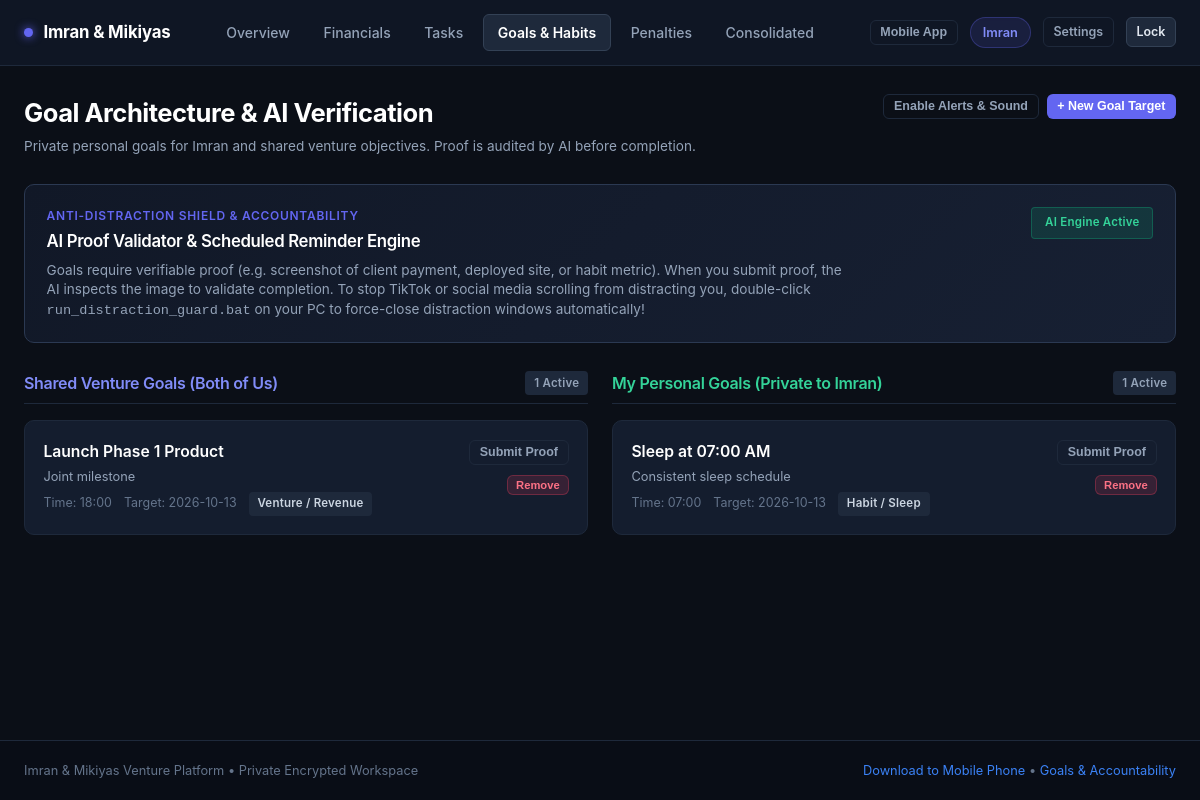
The page /goals (signed in) on the database as committed earlier.
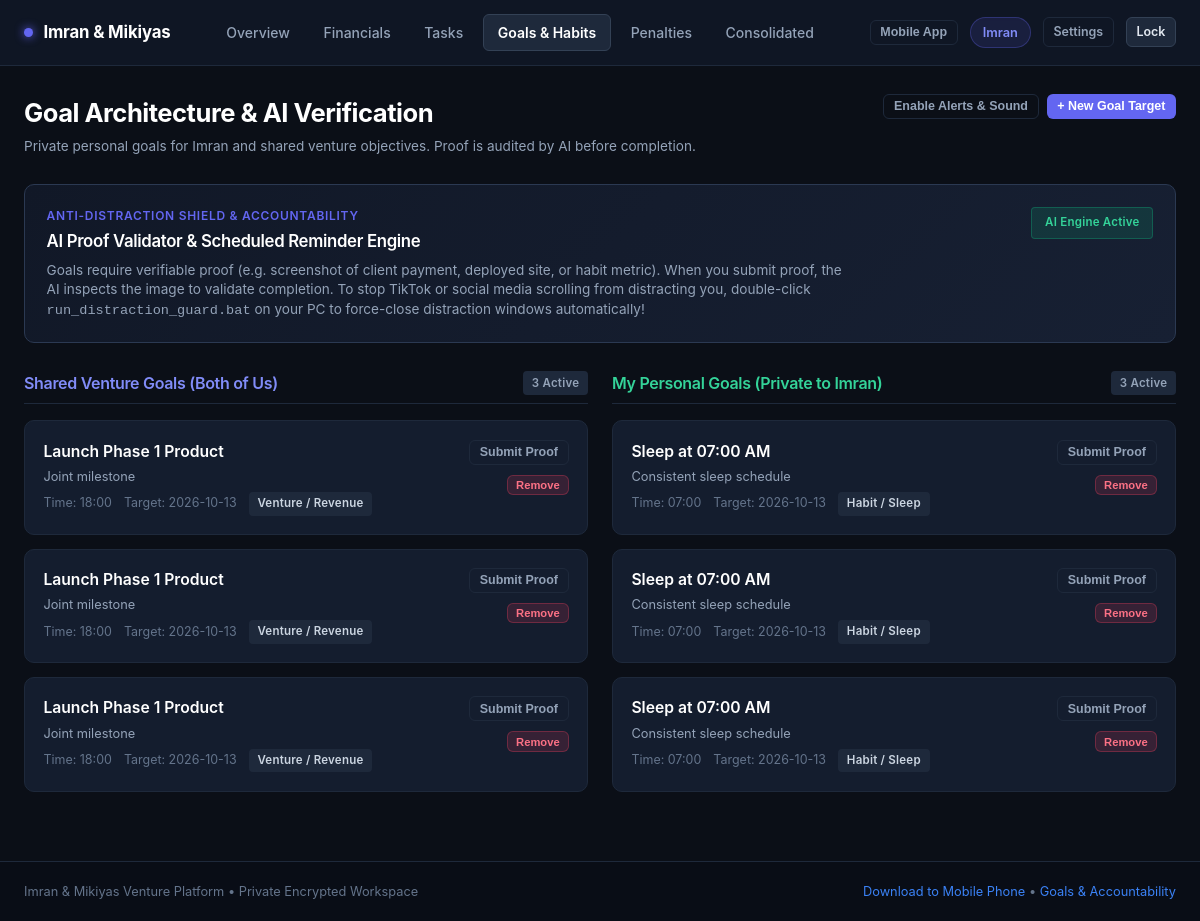
The same page on the database as committed later.
### tables this page shows
CREATE TABLE users (
        id TEXT PRIMARY KEY,
        name TEXT NOT NULL,
        pin_hash TEXT NOT NULL,
        default_consequence TEXT NOT NULL DEFAULT '',
        savings_goal_name TEXT NOT NULL DEFAULT 'Capital Growth Fund',
        savings_goal_target REAL NOT NULL DEFAULT 0.0,
        currency TEXT NOT NULL DEFAULT '$'
    );

CREATE TABLE goals (
        id INTEGER PRIMARY KEY AUTOINCREMENT,
        goal_type TEXT NOT NULL CHECK(goal_type IN ('shared', 'imran', 'mikiyas')),
        title TEXT NOT NULL,
        description TEXT,
        target_time TEXT,
        target_date TEXT,
        category TEXT DEFAULT 'General',
        is_completed INTEGER NOT NULL DEFAULT 0,
        proof_image TEXT,
        proof_text TEXT,
        ai_verified INTEGER NOT NULL DEFAULT 0,
        ai_status TEXT NOT NULL DEFAULT 'Unverified',
        ai_feedback TEXT,
        reminder_enabled INTEGER NOT NULL DEFAULT 1,
        created_at TIMESTAMP DEFAULT CURRENT_TIMESTAMP
    );

### app.py (the view)
@app.route("/goals")
def goals_view():
    viewer_id = session.get("logged_in_user", "imran")
    conn = get_db_connection()
    shared_goals, personal_goals = get_private_goals(conn, viewer_id)
    conn.close()
    return render_template(
        "goals.html",
        active_page="goals",
        shared_goals=shared_goals,
        personal_goals=personal_goals,
        viewer_id=viewer_id
    )

### templates/goals.html (shortened to what this page needs)
{% extends "base.html" %}
{% block content %}
<div style="margin-bottom: 1.75rem; display:flex; justify-content:space-between; align-items:flex-start; flex-wrap:wrap; gap:1rem;">
  <div>
    <h1 style="font-size: 1.6rem; font-weight: 700;">Goal Architecture &amp; AI Verification</h1>
    <p style="color: var(--text-muted); font-size: 0.85rem; margin-top: 0.25rem;">
      Private personal goals for {{ current_user.name }} and shared venture objectives. Proof is audited by AI before completion.
    </p>
  </div>
  <div style="display:flex; gap:0.5rem; flex-wrap:wrap;">
    <button id="requestNotificationBtn" class="btn btn-outline btn-sm">
      Enable Alerts &amp; Sound
    </button>
    <button class="btn btn-primary btn-sm" data-open-modal="addGoalModal">
      + New Goal Target
    </button>
  </div>
</div>
<div class="card" style="margin-bottom: 1.75rem; background: linear-gradient(135deg, #111827, #172033); border-color: #2b3952;">
  <div style="display:flex; justify-content:space-between; align-items:flex-start; flex-wrap:wrap; gap:1rem;">
    <div>
      <div style="font-size:0.75rem; font-weight:600; text-transform:uppercase; letter-spacing:0.06em; color:var(--accent-indigo); margin-bottom:0.25rem;">
        Anti-Distraction Shield &amp; Accountability
      </div>
      <h3 style="font-size:1.05rem; font-weight:600; margin-bottom:0.4rem;">
        AI Proof Validator &amp; Scheduled Reminder Engine
      </h3>
      <p style="font-size:0.85rem; color:var(--text-muted); max-width:800px; line-height:1.45;">
        Goals require verifiable proof (e.g. screenshot of client payment, deployed site, or habit metric). When you submit proof, the AI inspects the image to validate completion. To stop TikTok or social media scrolling from distracting you, double-click <code>run_distraction_guard.bat</code> on your PC to force-close distraction windows automatically!
      </p>
    </div>
    <div style="display:flex; gap:0.5rem;">
      <span class="badge" style="background:rgba(16, 185, 129, 0.15); color:#34d399; padding:0.4rem 0.8rem; border:1px solid rgba(16, 185, 129, 0.3);">
        AI Engine Active
      </span>
    </div>
  </div>
</div>
<div class="grid-2">
  <div>
    <div style="display:flex; justify-content:space-between; align-items:center; margin-bottom:1rem; padding-bottom:0.5rem; border-bottom:1px solid var(--border-color);">
      <h3 style="font-size:1rem; font-weight:600; color:#818cf8;">Shared Venture Goals (Both of Us)</h3>
      <span class="badge" style="background:#1e293b; color:#94a3b8;">{{ shared_goals|length }} Active</span>
    </div>
    {% if shared_goals %}
      {% for goal in shared_goals %}
        <div class="goal-card {% if goal.is_completed %}completed{% endif %}"
             data-goal-id="{{ goal.id }}"
             data-goal-time="{{ goal.target_time or '' }}"
             data-goal-date="{{ goal.target_date or '' }}"
             data-goal-title="{{ goal.title|escape }}"
             data-goal-completed="{{ goal.is_completed }}">
          <div style="flex:1;">
            <div class="goal-title">
              {{ goal.title }}
            </div>
            {% if goal.description %}
              <div style="font-size:0.8rem; color:var(--text-muted); margin-top:0.25rem;">{{ goal.description }}</div>
            {% endif %}
            <div class="goal-meta">
              {% if goal.target_time %}<span>Time: {{ goal.target_time }}</span>{% endif %}
              {% if goal.target_date %}<span>Target: {{ goal.target_date }}</span>{% endif %}
              <span class="badge" style="background:#1e293b; color:#cbd5e1;">{{ goal.category }}</span>
            </div>
          </div>
          <div style="display:flex; flex-direction:column; gap:0.4rem; align-items:flex-end;">
            <button type="button" class="btn btn-outline btn-sm" onclick="openGoalProofModal({{ goal.id }}, '{{ goal.title|escape }}')">
              Submit Proof
            </button>
            <form action="{{ url_for('delete_goal', goal_id=goal.id) }}" method="POST">
              <button type="submit" class="btn btn-danger btn-sm delete-confirm-btn" style="font-size:0.7rem; padding:0.2rem 0.5rem;">
                Remove
              </button>
            </form>
          </div>
        </div>
      {% endfor %}
    {% else %}
      <div style="padding:2rem 1rem; border:1px dashed var(--border-color); border-radius:var(--radius-md); text-align:center; color:var(--text-subtle); font-size:0.85rem;">
        No shared goals recorded yet. Click "+ New Goal Target" and select "Shared".
      </div>
    {% endif %}
  </div>
  <div>
    <div style="display:flex; justify-content:space-between; align-items:center; margin-bottom:1rem; padding-bottom:0.5rem; border-bottom:1px solid var(--border-color);">
      <h3 style="font-size:1rem; font-weight:600; color:#34d399;">
        My Personal Goals (Private to {{ current_user.name }})
      </h3>
      <span class="badge" style="background:#1e293b; color:#94a3b8;">{{ personal_goals|length }} Active</span>
    </div>
    {% if personal_goals %}
      {% for goal in personal_goals %}
        <div class="goal-card {% if goal.is_completed %}completed{% endif %}"
             data-goal-id="{{ goal.id }}"
             data-goal-time="{{ goal.target_time or '' }}"
             data-goal-date="{{ goal.target_date or '' }}"
             data-goal-title="{{ goal.title|escape }}"
             data-goal-completed="{{ goal.is_completed }}">
          <div style="flex:1;">
            <div class="goal-title">
              {{ goal.title }}
            </div>
            {% if goal.description %}
              <div style="font-size:0.8rem; color:var(--text-muted); margin-top:0.25rem;">{{ goal.description }}</div>
            {% endif %}
            <div class="goal-meta">
              {% if goal.target_time %}<span>Time: {{ goal.target_time }}</span>{% endif %}
              {% if goal.target_date %}<span>Target: {{ goal.target_date }}</span>{% endif %}
              <span class="badge" style="background:#1e293b; color:#cbd5e1;">{{ goal.category }}</span>
            </div>
          </div>
          <div style="display:flex; flex-direction:column; gap:0.4rem; align-items:flex-end;">
            <button type="button" class="btn btn-outline btn-sm" onclick="openGoalProofModal({{ goal.id }}, '{{ goal.title|escape }}')">
              Submit Proof
            </button>
            <form action="{{ url_for('delete_goal', goal_id=goal.id) }}" method="POST">
              <button type="submit" class="btn btn-danger btn-sm delete-confirm-btn" style="font-size:0.7rem; padding:0.2rem 0.5rem;">
                Remove
              </button>
            </form>
          </div>
        </div>
      {% endfor %}
    {% else %}
      <div style="padding:2rem 1rem; border:1px dashed var(--border-color); border-radius:var(--radius-md); text-align:center; color:var(--text-subtle); font-size:0.85rem;">
        No personal goals recorded yet. Click "+ New Goal Target" to add your private commitments.
      </div>
    {% endif %}
  </div>
</div>
{% endblock %}

### templates/base.html (shortened to what this page needs)
<!DOCTYPE html>
<html lang="en">
<head>
  <link rel="stylesheet" href="{{ url_for('static', filename='css/style.css') }}">
</head>
<body>
  <nav class="navbar">
    <div class="nav-container">
      <a href="{{ url_for('index') }}" class="brand-logo">
        <span class="brand-dot"></span>
        <span>Imran &amp; Mikiyas</span>
      </a>
      <ul class="nav-links">
        <li>
          <a href="{{ url_for('index') }}" class="nav-link {% if active_page == 'home' %}active{% endif %}">
            Overview
          </a>
        </li>
        <li>
          <a href="{{ url_for('money_view', partner_id=current_user.id if current_user else 'imran') }}" class="nav-link {% if active_page == 'money' %}active{% endif %}">
            Financials
          </a>
        </li>
        <li>
          <a href="{{ url_for('tasks_default') }}" class="nav-link {% if active_page == 'tasks' %}active{% endif %}">
            Tasks
          </a>
        </li>
        <li>
          <a href="{{ url_for('goals_view') }}" class="nav-link {% if active_page == 'goals' %}active{% endif %}">
            Goals &amp; Habits
          </a>
        </li>
        <li>
          <a href="{{ url_for('penalties_view') }}" class="nav-link {% if active_page == 'penalties' %}active{% endif %}">
            Penalties
          </a>
        </li>
        <li>
          <a href="{{ url_for('combined_view') }}" class="nav-link {% if active_page == 'combined' %}active{% endif %}">
            Consolidated
          </a>
        </li>
      </ul>
      <div class="nav-auth">
        <button class="btn btn-outline btn-sm" data-open-modal="mobileInstallModal">
          Mobile App
        </button>
        {% if current_user %}
          {% if current_user.id == 'imran' %}
            <span class="user-badge">Imran</span>
          {% else %}
            <span class="user-badge mikiyas">Mikiyas</span>
          {% endif %}
          <a href="{{ url_for('settings_view') }}" class="btn btn-outline btn-sm">Settings</a>
          <a href="{{ url_for('logout') }}" class="btn btn-secondary btn-sm">Lock</a>
        {% endif %}
      </div>
    </div>
  </nav>
  <main class="main-content">
    {% block content %}{% endblock %}
  </main>
  <footer class="footer">
    <div style="max-width: 1280px; margin: 0 auto; padding: 0 1.5rem; display:flex; justify-content:space-between; align-items:center; flex-wrap:wrap; gap:0.5rem;">
      <div>
        Imran &amp; Mikiyas Venture Platform &bull; Private Encrypted Workspace
      </div>
      <div>
        <a href="javascript:void(0)" data-open-modal="mobileInstallModal">Download to Mobile Phone</a> &bull;
        <a href="{{ url_for('goals_view') }}">Goals &amp; Accountability</a>
      </div>
    </div>
  </footer>
</body>
</html>

Rows that differ between the two databases and show on the page:
added goals: title "Launch Phase 1 Product", description "Joint milestone", target_time "18:00", target_date "2026-10-13", category "Venture / Revenue", shown under "Shared Venture Goals (Both of Us)"
added goals: title "Launch Phase 1 Product", description "Joint milestone", target_time "18:00", target_date "2026-10-13", category "Venture / Revenue", shown under "Shared Venture Goals (Both of Us)"
added goals: title "Sleep at 07:00 AM", description "Consistent sleep schedule", target_time "07:00", target_date "2026-10-13", category "Habit / Sleep", shown under "My Personal Goals (Private to Imran)"
added goals: title "Sleep at 07:00 AM", description "Consistent sleep schedule", target_time "07:00", target_date "2026-10-13", category "Habit / Sleep", shown under "My Personal Goals (Private to Imran)"
Other text that changed with them:
{{ shared_goals|length }}: "1" → "3"
{{ personal_goals|length }}: "1" → "3"
